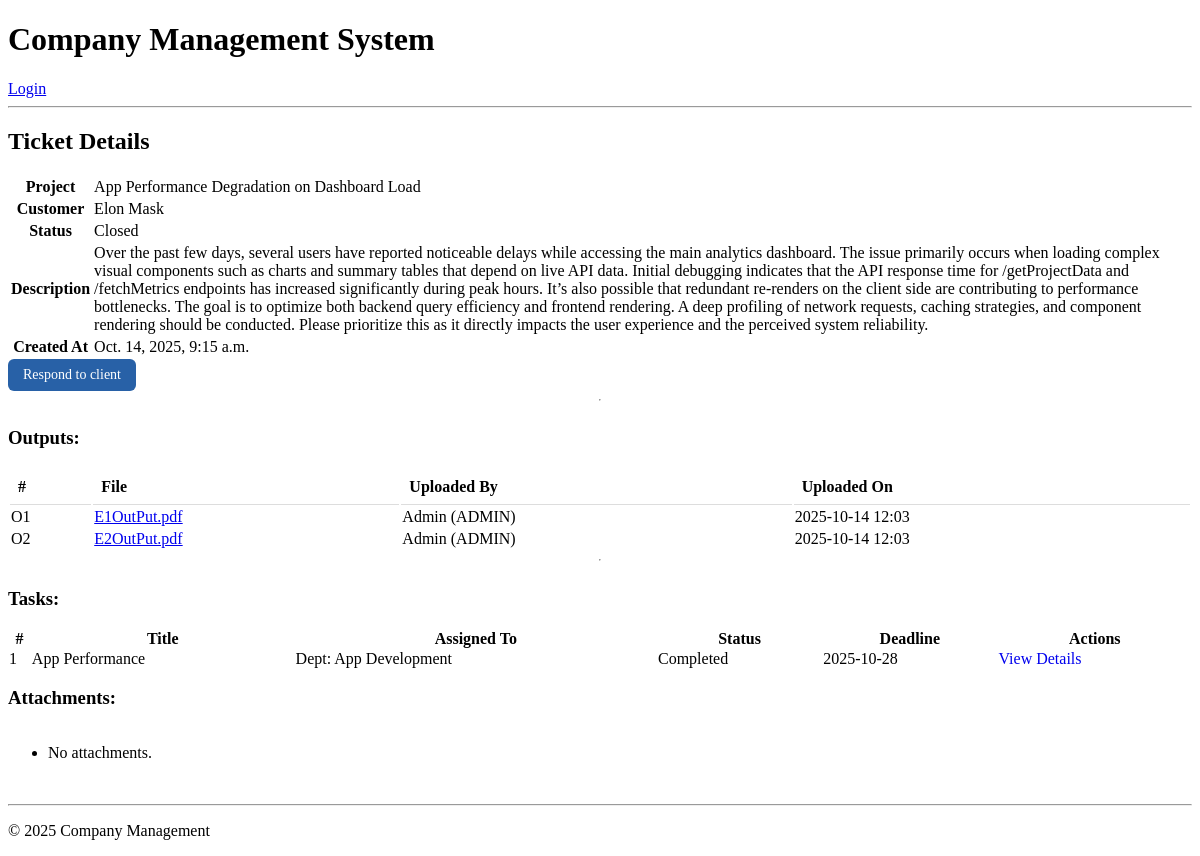
Screenshot of /customers/tickets/24/ with the database file from the repository.
### customers/models.py (models this page shows, shortened)
class Ticket(models.Model):
    customer = models.ForeignKey(Customer, on_delete=models.CASCADE, related_name='tickets')
    subject = models.CharField(max_length=200)
    description = models.TextField()
    status = models.CharField(max_length=20, choices=STATUS_CHOICES, default='Pending')
    created_at = models.DateTimeField(auto_now_add=True)
    updated_at = models.DateTimeField(auto_now=True)

class Customer(models.Model):
    user = models.OneToOneField(settings.AUTH_USER_MODEL, on_delete=models.CASCADE)
    phone = models.CharField(max_length=15, blank=True)

class TicketAttachment(models.Model):
    ticket = models.ForeignKey(Ticket, on_delete=models.CASCADE, related_name="attachments")
    file = models.FileField(upload_to="ticket_attachments/")
    uploaded_at = models.DateTimeField(auto_now_add=True)
    uploaded_by = models.ForeignKey(
        settings.AUTH_USER_MODEL, on_delete=models.SET_NULL, null=True, blank=True
    )
    Output=models.BooleanField(default=False)

### users/models.py (models this page shows, shortened)
class CustomUser(AbstractUser):
    ROLE_ADMIN = 'ADMIN'
    ROLE_MANAGER = 'MANAGER'
    ROLE_EMPLOYEE = 'EMPLOYEE'
    ROLE_CUSTOMER = 'CUSTOMER'
    ROLE_CHOICES = (
        (ROLE_ADMIN, 'Admin/HR'),
        (ROLE_MANAGER, 'Manager'),
        (ROLE_EMPLOYEE, 'Employee'),
        (ROLE_CUSTOMER,'Customer')
    )
    name=models.CharField(max_length=500,null=False)
    role = models.CharField(max_length=20, choices=ROLE_CHOICES, default=ROLE_EMPLOYEE)
    phone = models.CharField(max_length=15, blank=True, null=True)
    groups = models.ManyToManyField(
        'auth.Group',
        related_name='customuser_set',  # different from auth.User.user_set
        blank=True,
        help_text='The groups this user belongs to.'
    )
    user_permissions = models.ManyToManyField(
        'auth.Permission',
        related_name='customuser_set',  # different from auth.Permission.user_set
        blank=True,
        help_text='Specific permissions for this user.'
    )
    def __str__(self):
        return f"{self.name} ({self.role})"

### tasks/models.py (models this page shows, shortened)
class Task(models.Model):
    STATUS_CHOICES = [
    ('Assigned', 'Assigned'),
    ('In Progress', 'In Progress'),
    ('Submitted', 'Submitted'),
    ('Needs Revision', 'Needs Revision'),
    ('Approved', 'Approved'),
    ('Completed', 'Completed'),
    ]
    ticket = models.ForeignKey(Ticket, on_delete=models.CASCADE,null=True, related_name='tasks')
    title = models.CharField(max_length=200,null=False,default="No Title")
    description = models.TextField(blank=True)
    created_by = models.ForeignKey(
    CustomUser, on_delete=models.SET_NULL, null=True, blank=True, related_name='created_tasks'
    )
    assigned_to = models.ForeignKey(EmployeeProfile, on_delete=models.SET_NULL, null=True, blank=True, related_name='tasks')
    parent_task = models.ForeignKey(
        'self',
        on_delete=models.CASCADE,
        null=True,
        blank=True,
        related_name='subtasks'
    )
    assigned_department = models.ForeignKey(
        Department, on_delete=models.SET_NULL, null=True, blank=True, related_name='department_tasks'
    )
    deadline = models.DateField(null=True, blank=True,default=default_deadline)
    status = models.CharField(max_length=20, choices=STATUS_CHOICES, default='Assigned')
    created_at = models.DateTimeField(auto_now_add=True)
    updated_at = models.DateTimeField(auto_now=True)

### company/models.py (models this page shows, shortened)
class Department(models.Model):
    name = models.CharField(max_length=100)
    parent = models.ForeignKey(
        'self',
        on_delete=models.CASCADE,
        null=True,
        blank=True,
        related_name='sub_departments',
        default='null'
    )
    manager = models.ForeignKey(
        'users.CustomUser',
        on_delete=models.CASCADE,
        null=True,
        blank=True,
        limit_choices_to={'role': 'MANAGER'},
        related_name='managed_departments'
    )
    description = models.TextField(blank=True)
    created_at = models.DateTimeField(auto_now_add=True)

### customers/views.py (the view)
# urls.py: path('tickets/<int:ticket_id>/', views.ticket_detail, name='ticket_detail'),
def ticket_detail(request, ticket_id):
    ticket = get_object_or_404(Ticket, id=ticket_id)
    attachments = ticket.attachments.filter(Output=False)
    Outputs = ticket.attachments.filter(Output=True)
    responses_count = ticket.responses.filter(
        is_customer_reply=True,
        status=False
    ).count()
    ticket.notification=responses_count
    tasksdetails=Task.objects.filter(ticket=ticket,parent_task=None)
    bugs=BugReport.objects.filter(related_ticket=ticket).order_by('-created_at')
    bugsSt=BugReport.objects.filter(related_ticket=ticket).exclude(status="Closed").count()
    return render(request, 'customer/ticket_detail.html', {'ticket': ticket, 'attachments': attachments,"tasksdetails":tasksdetails,"Outputs":Outputs,"bugs":bugs,"bugsSt":bugsSt})

### customers/templates/customer/ticket_detail.html (shortened to what this page needs)
{% extends 'base.html' %}
{% block content %}
<h2>Ticket Details</h2>
<table>
    <tr>
        <th>Project</th>
        <td>{{ ticket.subject }}</td>
    </tr>
    <tr>
        <th>Customer</th>
        <td>{{ ticket.customer.user.name }}</td>
    </tr>
    <tr>
        <th>Status</th>
        <td>{{ ticket.status }}</td>
    </tr>
    <tr>
        <th>Description</th>
        <td>{{ ticket.description }}</td>
    </tr>
    <tr>
        <th>Created At</th>
        <td>{{ ticket.created_at }}</td>
    </tr>
</table>
<div style="display: flex;gap: 5px;align-items:center">
<a style="background-color: #2861a7; color: white; padding: 8px 15px;
                  text-decoration: none; border-radius: 6px; font-size: 14px;"href="{% url 'ticket_response' ticket.id %}">Respond to client </a>
</div>
<div style="display: flex;flex-direction: column;">
{% if Outputs %}
<hr>
<h3>Outputs:</h3>
<table class="myTables">
    <tr>
        <th>#</th>
        <th>File</th>
        <th>Uploaded By</th>
        <th>Uploaded On</th>
    </tr>
    {% for attachment in Outputs %}
    <tr>
        <td  style="width: fit-content;">
            O{{ forloop.counter }}
        </td>
        <td style="width: fit-content;">
            <a href="{{ attachment.file.url }}">{{ attachment.file.name|cut:"ticket_attachments/" }}</a>
        </td>
        <td  style="width: fit-content;">
            {{ attachment.uploaded_by }}
        </td>
        <td  style="width: fit-content;">
            {{ attachment.uploaded_at|date:"Y-m-d H:i" }}
        </td>
    </tr>
    {% empty %}
        <tr>No Outputs.</tr>
    {% endfor %}
</table>
{% endif %}
<hr>
<h3>Tasks:</h3>
{% if tasksdetails %}
<table style="width: 100%; border-collapse: collapse;">
    <thead>
        <tr>
            <th >#</th>
            <th >Title</th>
            <th >Assigned To</th>
            <th style="width: fit-content;">Status</th>
            <th style="width: fit-content;">Deadline</th>
            <th style="width: fit-content;">Actions</th>
        </tr>
    </thead>
    <tbody>
        {% for task in tasksdetails %}
        <tr>
            <td style="width: fit-content;">{{ forloop.counter }}</td>
            <td style="width: fit-content;">{{ task.title }}</td>
            <td style="width: fit-content;">{% if task.assigned_department %}Dept: {{task.assigned_department.name}}{% else %}{{ task.assigned_to.user.name }}{% endif %}</td>
            <td style="width: fit-content;">{{ task.status }}</td>
            <td style="width: fit-content;">{{ task.deadline|date:"Y-m-d" }}</td>
            <td style="width: fit-content;">
                <a href="{% url 'task_detail' task.id %}" style="text-decoration: none;">View Details</a>
            </td>
        </tr>
        {% endfor %}
    </tbody>
</table>
{% else %}
<p>No tasks available.</p>
{% endif %}
<h3>Attachments:</h3>
<ul>
    {% for file in attachments %}
        <li><a href="{{ file.file.url }}">{{ file.file.name }}</a> (uploaded at {{ file.uploaded_at }})</li>
    {% empty %}
        <li>No attachments.</li>
    {% endfor %}
</ul>
<br>
</div>
{% endblock %}

### customers/templates/customer/ticket_detail.html (style rules this page uses)
th { max-width:fit-content !important; }
td { width: 100%; }
a { position: relative; }
.myTables th,.myTablestd { padding: 8px; text-align: left; border-bottom: 1px solid #ddd; }

### rows the page displays
Ticket: subject "App Performance Degradation on Dashboard Load", customer.user.name "Elon Mask", status "Closed", description "Over the past few days, several users have reported noticeable delays while accessing the main analytics dashboard. The issue primarily occurs when loading complex visual components such as charts and summary tables that depend on live API data. Initial debugging indicates that the API response time for /getProjectData and /fetchMetrics endpoints has increased significantly during peak hours. It’s also possible that redundant re-renders on the client side are contributing to performance bottlenecks. The goal is to optimize both backend query efficiency and frontend rendering. A deep profiling of network requests, caching strategies, and component rendering should be conducted. Please…", created_at "Oct. 14, 2025, 9:15 a.m."
TicketAttachment: file.name "E1OutPut.pdf", uploaded_by "Admin (ADMIN)", uploaded_at "2025-10-14 12:03"
TicketAttachment: file.name "E2OutPut.pdf", uploaded_by "Admin (ADMIN)", uploaded_at "2025-10-14 12:03"
Task: title "App Performance", assigned_department.name "App Development", status "Completed", deadline "2025-10-28"
